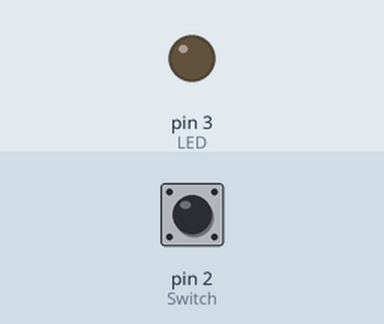
The sketch below on a simulated Arduino Uno, built with avr-gcc and run on an emulated ATmega328P. Shown: output pins drawn as LEDs (lit = HIGH). The inputs (shaded band) are chosen by the test bench; at power-on: pin 2 (Switch) LOW.

Above: at 1.2 s.
1.3 s: pin 2 (Switch) pulled HIGH for 0.15 s
At 1.9 s:
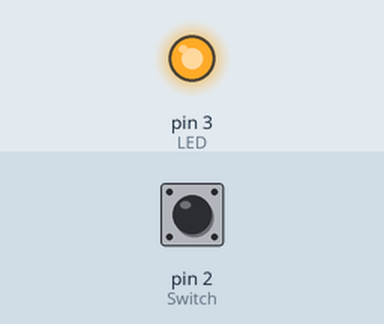
2.9 s: pin 2 (Switch) pulled HIGH for 1 s
At 4.3 s:
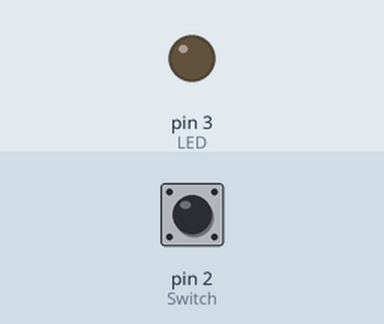
5.4 s: pin 2 (Switch) pulled HIGH for 3.2 s
At 6.2 s:
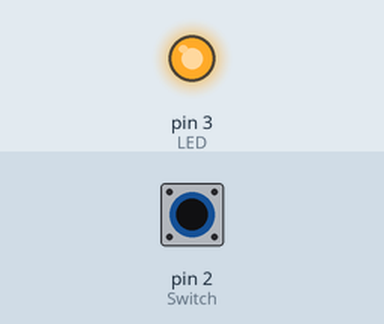
Timing chart, 0 to 8.4 s (numbered marks = the images above; inputs shaded):
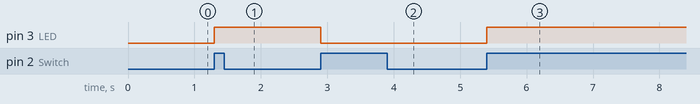

Measured:
- after the input at 1.3 s, pin 3 (LED): LOW → HIGH at once
- after the input at 2.9 s, pin 3 (LED): HIGH → LOW at once
- after the input at 5.4 s, pin 3 (LED): LOW → HIGH at once

The sketch:

Push_buttonToggel_switch.ino
```cpp
const int Switch = 2, LED = 3;
int state = 0, LEDstate=0;

void setup()
{
  pinMode(Switch, INPUT);
  pinMode(LED, OUTPUT);
  Serial.begin(9600);
}
void loop()
{
  if (state == 0 && digitalRead(Switch) == HIGH) {
    state = 1;
    LEDstate=!LEDstate;
  }
  if (state == 1 && digitalRead(Switch) == LOW) {
    state = 0;
  }
   digitalWrite(LED, LEDstate);
}
```
